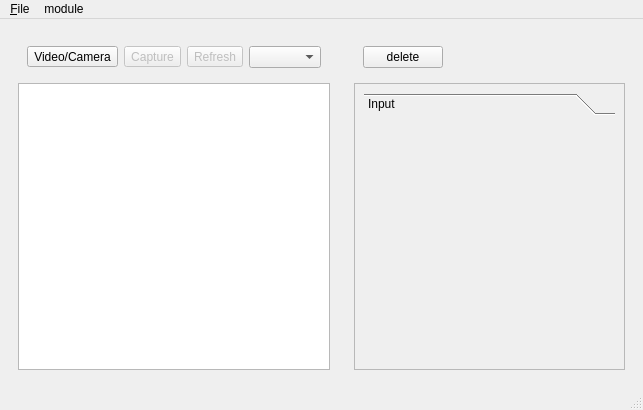
<?xml version="1.0" encoding="UTF-8"?>
<ui version="4.0">
 <class>MainWindow</class>
 <widget class="QMainWindow" name="MainWindow">
  <property name="geometry">
   <rect>
    <x>0</x>
    <y>0</y>
    <width>643</width>
    <height>410</height>
   </rect>
  </property>
  <property name="windowTitle">
   <string>MainWindow</string>
  </property>
  <widget class="QWidget" name="centralwidget">
   <layout class="QHBoxLayout" name="horizontalLayout_2">
    <item>
     <widget class="QWidget" name="widget_1" native="true">
      <layout class="QVBoxLayout" name="verticalLayout_2">
       <item>
        <widget class="QWidget" name="widget_1_1" native="true">
         <layout class="QGridLayout" name="gridLayout">
          <item row="0" column="0">
           <widget class="QToolButton" name="toolButtonToggle">
            <property name="text">
             <string>Video/Camera</string>
            </property>
           </widget>
          </item>
          <item row="0" column="1">
           <widget class="QToolButton" name="toolButtonCapture">
            <property name="enabled">
             <bool>false</bool>
            </property>
            <property name="text">
             <string>Capture</string>
            </property>
           </widget>
          </item>
          <item row="0" column="2">
           <widget class="QToolButton" name="toolButtonRefresh">
            <property name="enabled">
             <bool>false</bool>
            </property>
            <property name="text">
             <string>Refresh</string>
            </property>
           </widget>
          </item>
          <item row="0" column="3">
           <widget class="QComboBox" name="comboBoxSelectImages">
            <property name="layoutDirection">
             <enum>Qt::LeftToRight</enum>
            </property>
           </widget>
          </item>
         </layout>
        </widget>
       </item>
       <item>
        <widget class="QGraphicsView" name="graphicsView"/>
       </item>
      </layout>
     </widget>
    </item>
    <item>
     <widget class="QWidget" name="widget_2" native="true">
      <layout class="QVBoxLayout" name="verticalLayout">
       <item>
        <widget class="QWidget" name="widget_2_1" native="true">
         <layout class="QHBoxLayout" name="horizontalLayout_3">
          <item>
           <widget class="QPushButton" name="pushButtonDelete">
            <property name="text">
             <string>delete</string>
            </property>
           </widget>
          </item>
          <item>
           <spacer name="horizontalSpacer">
            <property name="orientation">
             <enum>Qt::Horizontal</enum>
            </property>
            <property name="sizeHint" stdset="0">
             <size>
              <width>40</width>
              <height>20</height>
             </size>
            </property>
           </spacer>
          </item>
         </layout>
        </widget>
       </item>
       <item>
        <widget class="QScrollArea" name="scrollArea">
         <property name="sizePolicy">
          <sizepolicy hsizetype="Expanding" vsizetype="Expanding">
           <horstretch>0</horstretch>
           <verstretch>0</verstretch>
          </sizepolicy>
         </property>
         <property name="widgetResizable">
          <bool>true</bool>
         </property>
         <widget class="QWidget" name="scrollAreaWidgetContents">
          <property name="geometry">
           <rect>
            <x>0</x>
            <y>0</y>
            <width>227</width>
            <height>274</height>
           </rect>
          </property>
          <layout class="QFormLayout" name="formLayout">
           <property name="fieldGrowthPolicy">
            <enum>QFormLayout::AllNonFixedFieldsGrow</enum>
           </property>
           <item row="0" column="0" colspan="2">
            <widget class="QToolBox" name="toolBox">
             <property name="enabled">
              <bool>true</bool>
             </property>
             <property name="sizePolicy">
              <sizepolicy hsizetype="Preferred" vsizetype="Fixed">
               <horstretch>0</horstretch>
               <verstretch>0</verstretch>
              </sizepolicy>
             </property>
             <property name="currentIndex">
              <number>0</number>
             </property>
             <widget class="QWidget" name="pageInput">
              <property name="enabled">
               <bool>true</bool>
              </property>
              <property name="geometry">
               <rect>
                <x>0</x>
                <y>0</y>
                <width>209</width>
                <height>79</height>
               </rect>
              </property>
              <property name="accessibleName">
               <string/>
              </property>
              <attribute name="label">
               <string>Input</string>
              </attribute>
              <layout class="QVBoxLayout" name="verticalLayout_3"/>
             </widget>
            </widget>
           </item>
          </layout>
         </widget>
        </widget>
       </item>
      </layout>
     </widget>
    </item>
   </layout>
  </widget>
  <widget class="QMenuBar" name="menubar">
   <property name="geometry">
    <rect>
     <x>0</x>
     <y>0</y>
     <width>643</width>
     <height>25</height>
    </rect>
   </property>
   <widget class="QMenu" name="menu_File">
    <property name="title">
     <string>&amp;File</string>
    </property>
    <addaction name="actionOpen"/>
    <addaction name="actionSave"/>
    <addaction name="actionSave_As"/>
    <addaction name="actionClose"/>
   </widget>
   <widget class="QMenu" name="menuFilter">
    <property name="title">
     <string>module</string>
    </property>
    <addaction name="actionCanny"/>
    <addaction name="actionCvtColor"/>
    <addaction name="actionThreshold"/>
    <addaction name="actionAdaptiveThreshold"/>
    <addaction name="actionFindContours"/>
    <addaction name="actionDrawContours"/>
    <addaction name="actionKNNnumber"/>
    <addaction name="actionPyocr"/>
   </widget>
   <addaction name="menu_File"/>
   <addaction name="menuFilter"/>
  </widget>
  <widget class="QStatusBar" name="statusbar"/>
  <action name="actionOpen">
   <property name="text">
    <string>Open</string>
   </property>
  </action>
  <action name="actionSave">
   <property name="text">
    <string>Save</string>
   </property>
  </action>
  <action name="actionSave_As">
   <property name="text">
    <string>Save As</string>
   </property>
  </action>
  <action name="actionClose">
   <property name="text">
    <string>Close</string>
   </property>
  </action>
  <action name="actionCanny">
   <property name="text">
    <string>Canny</string>
   </property>
  </action>
  <action name="actionCvtColor">
   <property name="text">
    <string>cvtColor</string>
   </property>
  </action>
  <action name="actionThreshold">
   <property name="text">
    <string>threshold</string>
   </property>
  </action>
  <action name="actionFindContours">
   <property name="text">
    <string>findContours</string>
   </property>
  </action>
  <action name="actionDrawContours">
   <property name="text">
    <string>drawContours</string>
   </property>
  </action>
  <action name="actionKNNnumber">
   <property name="text">
    <string>kNNnumber</string>
   </property>
  </action>
  <action name="actionPyocr">
   <property name="text">
    <string>pyocr</string>
   </property>
  </action>
  <action name="actionAdaptiveThreshold">
   <property name="text">
    <string>adaptiveThreshold</string>
   </property>
  </action>
 </widget>
 <resources/>
 <connections/>
</ui>
